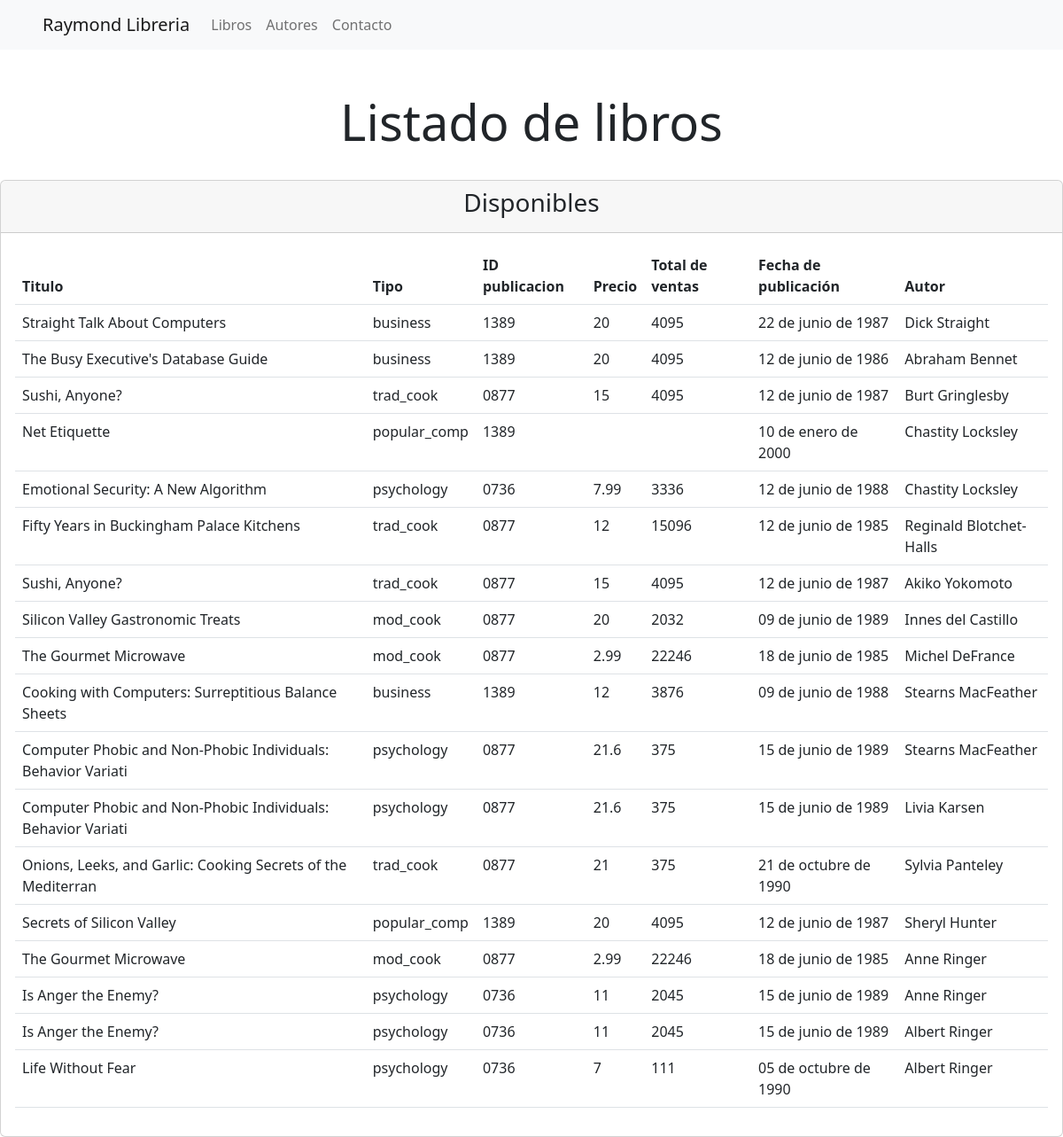
The page / on the database its author committed.
### tables this page shows
CREATE TABLE IF NOT EXISTS `titulos` (
  `id_titulo` varchar(6) NOT NULL,
  `titulo` varchar(60) NOT NULL,
  `tipo` varchar(15) NOT NULL,
  `id_pub` varchar(4) NOT NULL,
  `precio` double DEFAULT NULL,
  `avance` double DEFAULT NULL,
  `total_ventas` int(11) DEFAULT NULL,
  `notas` varchar(255) NOT NULL,
  `fecha_pub` datetime NOT NULL,
  `contrato` varchar(1) NOT NULL,
  PRIMARY KEY (`id_titulo`)
);

CREATE TABLE IF NOT EXISTS `autores` (
  `id_autor` varchar(11) NOT NULL,
  `apellido` varchar(15) NOT NULL,
  `nombre` varchar(15) NOT NULL,
  `telefono` varchar(12) NOT NULL,
  `direccion` varchar(20) NOT NULL,
  `ciudad` varchar(15) NOT NULL,
  `estado` varchar(2) NOT NULL,
  `pais` varchar(3) NOT NULL,
  `cod_postal` int(5) NOT NULL,
  PRIMARY KEY (`id_autor`)
);

### index.php (the view, shortened to what this page needs)
<?php
require("./db.php");
try {
    $sql = "SELECT titulo, tipo, id_pub, precio, total_ventas, fecha_pub, nombre as autor_nombre, apellido as autor_apellido FROM titulos inner join titulo_autor on titulos.id_titulo = titulo_autor.id_titulo inner join autores on titulo_autor.id_autor = autores.id_autor";
    $stmt = $conn->query($sql);
    $libros = $stmt->fetchAll(PDO::FETCH_ASSOC);
} catch (\Throwable $th) {
    $error = "No se pudo obtener los libros";
}
?>
<!DOCTYPE html>
<html lang="en">
<head>
    <link href="https://cdn.jsdelivr.net/npm/bootstrap@5.2.3/dist/css/bootstrap.min.css" rel="stylesheet">
</head>
<body>
    <header class="mb-5">
        <nav class="navbar navbar-expand-lg navbar-light bg-light ps-5">
            <a class="navbar-brand" href="#">Raymond Libreria</a>
            <div class="collapse navbar-collapse" id="navbarNav">
              <ul class="navbar-nav">
                <li class="nav-item active">
                  <a class="nav-link" href="#">Libros</a>
                </li>
                <li class="nav-item ">
                  <a class="nav-link" href="./pages/autores/index.php">Autores</a>
                </li>
                <li class="nav-item">
                  <a class="nav-link" href="./pages/contacto/index.php">Contacto</a>
                </li>
              </ul>
            </div>
          </nav>
    </header>
    <main class="d-flex flex-column justify-content-center align-items-center">
        <div class="text-center">
            <h1 class="display-4">Listado de libros</h1>
        </div>
        <br />
        <div class="card">
            <div class="card-header">
                <h3 class="text-center">Disponibles</h3>
            </div>
            <div class="card-body">
              <?php if (isset($error)): ?>
                <p><?php echo $error ?></p>
              <?php else: ?>
                <table class="table">
                    <thead>
                        <tr>
                            <th>Titulo</th>
                            <th>Tipo</th>
                            <th>ID publicacion</th>
                            <th>Precio</th>
                            <th>Total de ventas</th>
                            <th>Fecha de publicación</th>
                            <th>Autor</th>
                        </tr>
                    </thead>
                    <tbody>
                      <?php foreach($libros as $libro): ?>
                        <tr>
                            <td><?php echo $libro['titulo'] ?></td>
                            <td><?php echo $libro['tipo'] ?></td>
                            <td><?php echo $libro['id_pub'] ?></td>
                            <td><?php echo $libro['precio'] ?></td>
                            <td><?php echo $libro['total_ventas'] ?></td>
                            <td>
                                <?php
                                    $fechaOriginal = $libro['fecha_pub'];
                                    $timestamp = strtotime($fechaOriginal);
                                    $mesesEnEspañol = array(
                                        'enero', 'febrero', 'marzo', 'abril', 'mayo', 'junio',
                                        'julio', 'agosto', 'septiembre', 'octubre', 'noviembre', 'diciembre'
                                      );
                                    $fechaFormateada = strftime('%d de ' . $mesesEnEspañol[date('n', $timestamp) - 1] . ' de %Y', $timestamp);
                                    echo $fechaFormateada;
                                ?>
                            </td>
                            <td><?php echo $libro['autor_nombre'] . " " . $libro['autor_apellido'] ?></td>
                        </tr>
                      <?php endforeach;?>
                    </tbody>
                </table>
              <?php endif; ?>
            </div>
        </div>
    </main>
</body>
</html>

### rows shown on the page
titulos: titulo "Straight Talk About Computers", tipo "business", id_pub "1389", precio "20", total_ventas "4095", fecha_pub "22 de junio de 1987", autores.nombre "Dick", autores.apellido "Straight"
titulos: titulo "The Busy Executive's Database Guide", tipo "business", id_pub "1389", precio "20", total_ventas "4095", fecha_pub "12 de junio de 1986", autores.nombre "Abraham", autores.apellido "Bennet"
titulos: titulo "Sushi, Anyone?", tipo "trad_cook", id_pub "0877", precio "15", total_ventas "4095", fecha_pub "12 de junio de 1987", autores.nombre "Burt", autores.apellido "Gringlesby", autores.nombre "Akiko", autores.apellido "Yokomoto"
titulos: titulo "Net Etiquette", tipo "popular_comp", id_pub "1389", fecha_pub "10 de enero de 2000", autores.nombre "Chastity", autores.apellido "Locksley"
titulos: titulo "Emotional Security: A New Algorithm", tipo "psychology", id_pub "0736", precio "7.99", total_ventas "3336", fecha_pub "12 de junio de 1988", autores.nombre "Chastity", autores.apellido "Locksley"
titulos: titulo "Fifty Years in Buckingham Palace Kitchens", tipo "trad_cook", id_pub "0877", precio "12", total_ventas "15096", fecha_pub "12 de junio de 1985", autores.nombre "Reginald", autores.apellido "Blotchet-Halls"
titulos: titulo "Silicon Valley Gastronomic Treats", tipo "mod_cook", id_pub "0877", precio "20", total_ventas "2032", fecha_pub "09 de junio de 1989", autores.nombre "Innes", autores.apellido "del Castillo"
titulos: titulo "The Gourmet Microwave", tipo "mod_cook", id_pub "0877", precio "2.99", total_ventas "22246", fecha_pub "18 de junio de 1985", autores.nombre "Michel", autores.apellido "DeFrance", autores.nombre "Anne", autores.apellido "Ringer"
titulos: titulo "Cooking with Computers: Surreptitious Balance Sheets", tipo "business", id_pub "1389", precio "12", total_ventas "3876", fecha_pub "09 de junio de 1988", autores.nombre "Stearns", autores.apellido "MacFeather"
titulos: titulo "Computer Phobic and Non-Phobic Individuals: Behavior Variati", tipo "psychology", id_pub "0877", precio "21.6", total_ventas "375", fecha_pub "15 de junio de 1989", autores.nombre "Stearns", autores.apellido "MacFeather", autores.nombre "Livia", autores.apellido "Karsen"
titulos: titulo "Onions, Leeks, and Garlic: Cooking Secrets of the Mediterran", tipo "trad_cook", id_pub "0877", precio "21", total_ventas "375", fecha_pub "21 de octubre de 1990", autores.nombre "Sylvia", autores.apellido "Panteley"
titulos: titulo "Secrets of Silicon Valley", tipo "popular_comp", id_pub "1389", precio "20", total_ventas "4095", fecha_pub "12 de junio de 1987", autores.nombre "Sheryl", autores.apellido "Hunter"
titulos: titulo "Is Anger the Enemy?", tipo "psychology", id_pub "0736", precio "11", total_ventas "2045", fecha_pub "15 de junio de 1989", autores.nombre "Anne", autores.apellido "Ringer", autores.nombre "Albert"
titulos: titulo "Life Without Fear", tipo "psychology", id_pub "0736", precio "7", total_ventas "111", fecha_pub "05 de octubre de 1990", autores.nombre "Albert", autores.apellido "Ringer"
